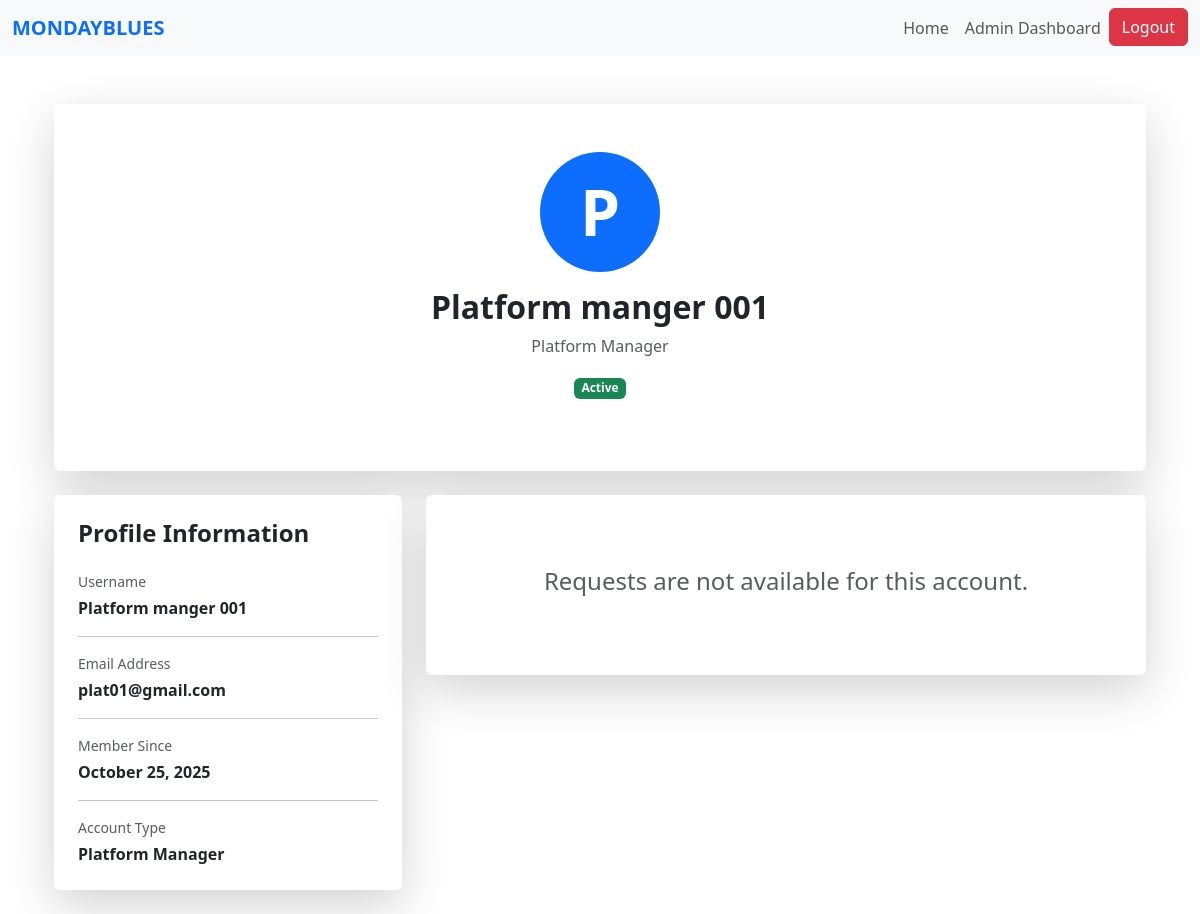
The page /profile/6 (signed in) on the database as committed earlier.
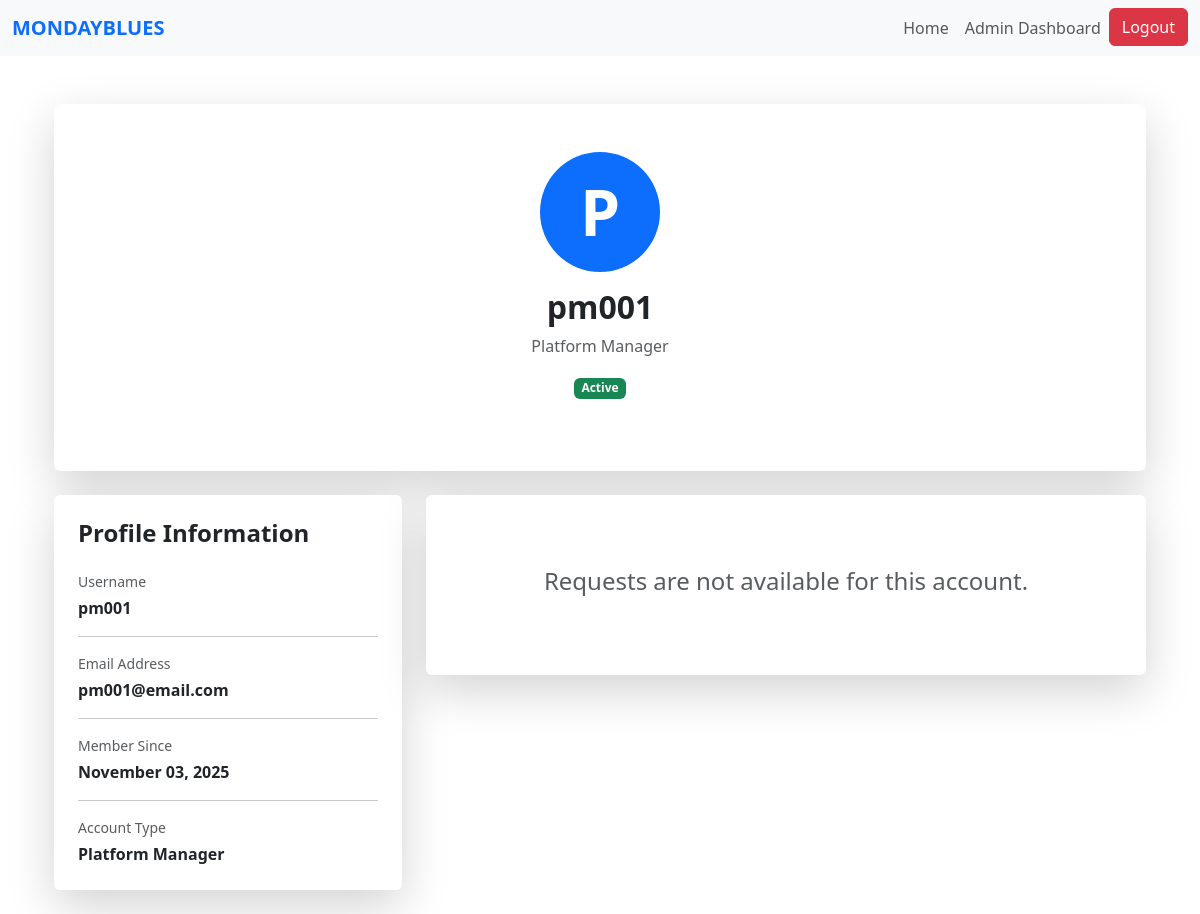
The same page on the database as committed later.
### website/models.py (models this page shows)
class User(db.Model, UserMixin):
    id = db.Column(db.Integer, primary_key=True)
    name = db.Column(db.String(150))
    email = db.Column(db.String(150), unique=True)
    password = db.Column(db.String(150))
    date_created = db.Column(db.DateTime(timezone=True), default=func.now())
    role = db.Column(db.String(50), default='PIN')
    status = db.Column(db.String(20), default='Pending')  # Pending, Approved, Suspended
    """    total_rating = db.Column(db.Float, default=0)
    num_ratings = db.Column(db.Integer, default=0)

    def update_rating(self, new_rating: float):
        #Update overall CSR rating with a new rating value.
        if self.num_ratings == 0:
            self.total_rating = new_rating
        else:
            self.total_rating = ((self.total_rating * self.num_ratings) + new_rating) / (self.num_ratings + 1)
        self.num_ratings += 1"""

### website/views.py (the view)
@views.route('/profile/<int:user_id>')
@login_required
def profile(user_id):
    user = User.query.get_or_404(user_id)
    is_owner = (current_user.id == user.id)
    return render_template('profile.html', user=user, is_owner=is_owner)

### website/templates/profile.html (shortened to what this page needs)
{% extends "base.html" %}
{% block content %}
<div class="container mt-5">
    <div class="row justify-content-center">
        <div class="col-md-10 col-lg-12">
            <div class="card shadow-lg border-0 mb-4">
                <div class="card-body p-5">
                    <div class="text-center mb-4">
                        <div class="bg-primary rounded-circle d-inline-flex align-items-center justify-content-center mb-3" style="width: 120px; height: 120px;">
                            <span class="text-white display-3 fw-bold">{{ user.name[0].upper() }}</span>
                        </div>
                        <h2 class="fw-bold mb-2">{{ user.name }}</h2>
                        <p class="text-muted">{{ user.role }}</p>
                        <span class="badge
                            {% if user.status == 'Active' %} bg-success
                            {% elif user.status == 'Pending' %} bg-warning text-dark
                            {% elif user.status == 'Suspended' %} bg-danger
                            {% else %} bg-secondary {% endif %}">
                            {{ user.status }}
                        </span>
                    </div>
                </div>
            </div>
            <div class="row">
                <div class="col-lg-4">
                    <div class="card shadow-lg border-0 mb-4">
                        <div class="card-body p-4">
                            <h4 class="fw-bold mb-4">Profile Information</h4>
                            <div class="mb-3">
                                <p class="text-muted mb-1 small">Username</p>
                                <p class="fw-semibold mb-0">{{ user.name }}</p>
                            </div>
                            <hr>
                            <div class="mb-3">
                                <p class="text-muted mb-1 small">Email Address</p>
                                <p class="fw-semibold mb-0">{{ user.email }}</p>
                            </div>
                            <hr>
                            <div class="mb-3">
                                <p class="text-muted mb-1 small">Member Since</p>
                                <p class="fw-semibold mb-0">{{ user.date_created.strftime('%B %d, %Y') }}</p>
                            </div>
                            <hr>
                            <div>
                                <p class="text-muted mb-1 small">Account Type</p>
                                <p class="fw-semibold mb-0">{{ user.role }}</p>
                            </div>
                        </div>
                    </div>
                </div>
                <div class="col-lg-8">
                    <div class="card shadow-lg border-0">
                        <div class="card-body p-4">
                            {% if user.role == "CSR" or user.role == "Platform Manager" %}
                                <div class="text-center py-5">
                                    <h4 class="text-muted">Requests are not available for this account.</h4>
                                </div>
                            {% endif %}
                        </div>
                    </div>
                </div>
            </div>
        </div>
    </div>
</div>
{% endblock %}

Rows that differ between the two databases and show on the page:
changed User "Platform Manager": name "Platform manger 001" → "pm001"; email "plat01@gmail.com" → "pm001@email.com"; date_created "October 25, 2025" → "November 03, 2025"
